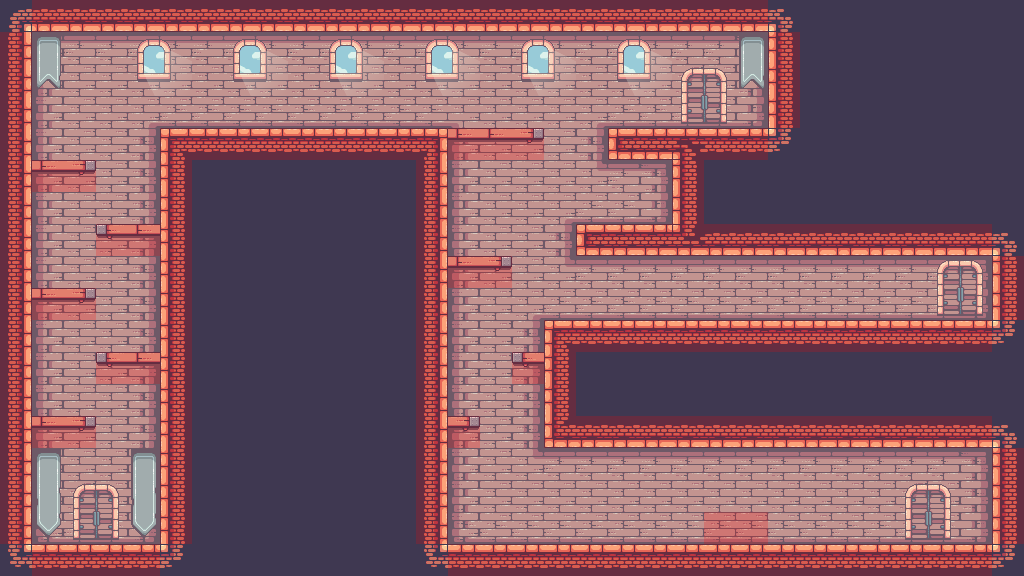

Below is a game level as drawn by its tile map, then a one-line description and the .tmx that defines it (tile-layer data replaced by summaries):
An orthogonal 32x18 tile map with 32x32 px tiles, 5 tile layers (background, floor and walls, decoration, floor collision, ...), 5 tilesets and 7 objects.

<map version="1.10" tiledversion="1.11.0" orientation="orthogonal" renderorder="right-down" width="32" height="18" tilewidth="32" tileheight="32" infinite="0" nextlayerid="7" nextobjectid="11">
 <tileset firstgid="1" source="../map/Terrain (32x32).tsx" />
 <tileset firstgid="248" source="../map/door.tsx" />
 <tileset firstgid="252" source="../map/Decorations (32x32).tsx" />
 <tileset firstgid="294" source="../map/collision.tsx" />
 <tileset firstgid="298" source="../map/box.tsx" />
 <layer id="1" name="background" width="32" height="18">
  <data>[576 cells, 576 non-empty, 1 distinct tile ids]</data>
 </layer>
 <layer id="2" name="floor and walls" width="32" height="18">
  <data>[576 cells, 402 non-empty, 27 distinct tile ids]</data>
 </layer>
 <layer id="3" name="decoration" width="32" height="18">
  <data>[576 cells, 67 non-empty, 15 distinct tile ids]</data>
 </layer>
 <objectgroup id="6" name="boxes">
  <object id="1" gid="298" x="704.229" y="544.805" width="22" height="16" />
  <object id="2" gid="298" x="722.818" y="544.727" width="22" height="16" />
  <object id="3" gid="298" x="738.636" y="544.909" width="22" height="16" />
  <object id="4" gid="298" x="747.182" y="544.909" width="22" height="16" />
  <object id="7" gid="298" x="706.818" y="529.636" width="22" height="16" />
  <object id="8" gid="298" x="725.909" y="529.455" width="22" height="16" />
  <object id="9" gid="298" x="745" y="529.455" width="22" height="16" />
 </objectgroup>
 <layer id="4" name="floor collision" width="32" height="18" opacity="0.2">
  <data>[576 cells, 153 non-empty, 1 distinct tile ids]</data>
 </layer>
 <layer id="5" name="platform collision" width="32" height="18" opacity="0.2">
  <data>[576 cells, 17 non-empty, 1 distinct tile ids]</data>
 </layer>
</map>
